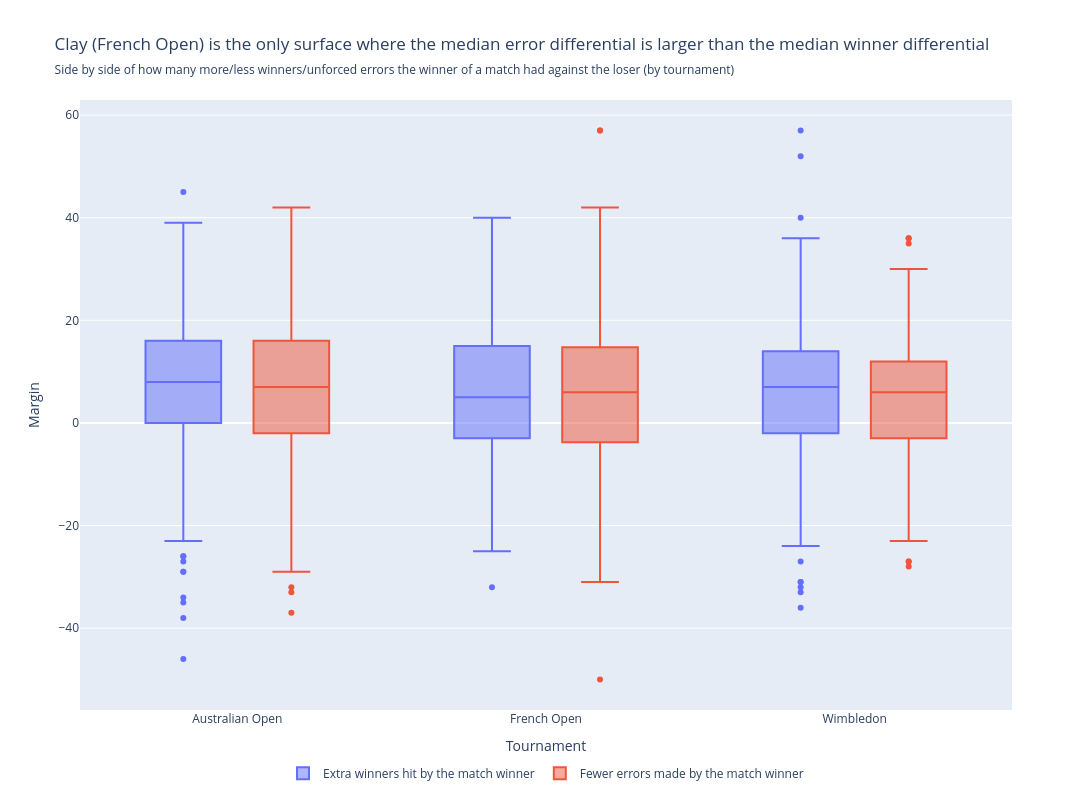

Notebook cell for this chart:
### Markdown cell above
Across all the matches, the median margin in winners hit by the match winner is +7, slightly higher than the error differential at +6 (6 less errors). Both distributions are extremely wide, with the error box having a slightly larger range but less outliers. The interquartile ranges are quite similar, implying that matches are not won just through one style, and that winning typically requires some combination of more winners and less errors (as supported by the scatterplot). 

The second figure splits by surface. Surface is a match variable that is very unique to tennis, and they behave as such (slowest to fastest):
1. Clay Court (French Open): made up of crushed brick/stone, slows down pace of play significantly and rewards patience, defense and consistency.
2. Hard Court (Australian Open): made up of concrete or asphalt, with a medium pace of play on which a balanced playstyle is strongest.
3. Grass Court (Wimbledon): made up of natural turf, with low bounces and fast play, favouring big servers and aggressive play.

This rhetoric is supported by the following chart. The Australian Open and Wimbledon share the same pattern from the complete dataset, with a bigger median difference in winners that in errors (+8 vs +7 and +7 vs +6 respectively), but the French Open is the only surface where the errors margin edges ahead of the median winners at +6 (6 less errors) and +5 (5 extra winners). 

Some more interesting patterns from the box-plots: The error box for the French Open has the widest range, which makes sense; the matches on clay last longer given the slower points extending rallies, which not only allows for more opportunities to make errors, but also introduces more fatigue. Wimbledon also has the more dense upper range on the winners box, which shows that aggressive play is more prevalent on grass.

### Code cell
fig2 = px.box(df_long, x="tournament_name", y="margin", color="metric",
            title="Clay (French Open) is the only surface where the median error differential is larger than the median winner differential",
            subtitle="Side by side of how many more/less winners/unforced errors the winner of a match had against the loser (by tournament)",
            labels = {
                "metric": "",
                "margin": "Margin",
                "tournament_name": "Tournament",
            },
            width=1200,
            height=800,
            )


fig2.update_layout(
    # move the legend from the side to the bottom
    legend=dict(
        orientation="h",  
        yanchor="top",
        y=-0.08, 
        xanchor="center",
        x=0.5
    )
)

fig2.show()

### Figure 1 — Plotly figure (JSON) as saved in the notebook; plotly's stock layout.template omitted (floating-point values rounded to 4 significant figures; data arrays with more than 128 entries replaced by an {"elided": "..."} marker saying what was removed)
{"data": [{"alignmentgroup": "True", "hovertemplate": "=Extra winners hit by the match winner<br>Tournament=%{x}<br>Margin=%{y}<extra></extra>", "legendgroup": "Extra winners hit by the match winner", "marker": {"color": "#636efa"}, "name": "Extra winners hit by the match winner", "notched": false, "offsetgroup": "Extra winners hit by the match winner", "orientation": "v", "showlegend": true, "type": "box", "x": {"elided": "712 str values"}, "x0": " ", "xaxis": "x", "y": {"elided": "712 int values"}, "y0": " ", "yaxis": "y"}, {"alignmentgroup": "True", "hovertemplate": "=Fewer errors made by the match winner<br>Tournament=%{x}<br>Margin=%{y}<extra></extra>", "legendgroup": "Fewer errors made by the match winner", "marker": {"color": "#EF553B"}, "name": "Fewer errors made by the match winner", "notched": false, "offsetgroup": "Fewer errors made by the match winner", "orientation": "v", "showlegend": true, "type": "box", "x": {"elided": "712 str values"}, "x0": " ", "xaxis": "x", "y": {"elided": "712 int values"}, "y0": " ", "yaxis": "y"}], "layout": {"boxmode": "group", "height": 800, "legend": {"orientation": "h", "title": {"text": ""}, "tracegroupgap": 0, "x": 0.5, "xanchor": "center", "y": -0.08, "yanchor": "top"}, "title": {"subtitle": {"text": "Side by side of how many more/less winners/unforced errors the winner of a match had against the loser (by tournament)"}, "text": "Clay (French Open) is the only surface where the median error differential is larger than the median winner differential"}, "width": 1200, "xaxis": {"anchor": "y", "domain": [0, 1], "title": {"text": "Tournament"}}, "yaxis": {"anchor": "x", "domain": [0, 1], "title": {"text": "Margin"}}}}
